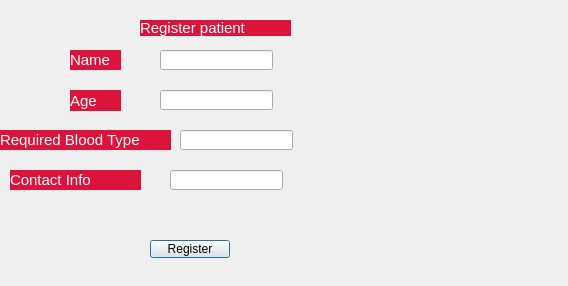
<?xml version="1.0" encoding="UTF-8"?>
<ui version="4.0">
 <class>RegisterPatientDialog</class>
 <widget class="QDialog" name="RegisterPatientDialog">
  <property name="geometry">
   <rect>
    <x>0</x>
    <y>0</y>
    <width>568</width>
    <height>286</height>
   </rect>
  </property>
  <property name="windowTitle">
   <string>Dialog</string>
  </property>
  <widget class="QPushButton" name="pushButton">
   <property name="geometry">
    <rect>
     <x>150</x>
     <y>240</y>
     <width>80</width>
     <height>18</height>
    </rect>
   </property>
   <property name="text">
    <string>Register</string>
   </property>
  </widget>
  <widget class="QLabel" name="label">
   <property name="geometry">
    <rect>
     <x>0</x>
     <y>130</y>
     <width>171</width>
     <height>20</height>
    </rect>
   </property>
   <property name="styleSheet">
    <string notr="true">QLabel{
font-size:15px;
background: crimson;
color:white;
}</string>
   </property>
   <property name="text">
    <string>Required Blood Type</string>
   </property>
  </widget>
  <widget class="QLabel" name="label_2">
   <property name="geometry">
    <rect>
     <x>10</x>
     <y>170</y>
     <width>131</width>
     <height>20</height>
    </rect>
   </property>
   <property name="styleSheet">
    <string notr="true">QLabel{
font-size:15px;
background: crimson;
color:white;
}</string>
   </property>
   <property name="text">
    <string>Contact Info</string>
   </property>
  </widget>
  <widget class="QLabel" name="label_3">
   <property name="geometry">
    <rect>
     <x>70</x>
     <y>90</y>
     <width>51</width>
     <height>21</height>
    </rect>
   </property>
   <property name="styleSheet">
    <string notr="true">QLabel{
font-size:15px;
background: crimson;
color:white;
}</string>
   </property>
   <property name="text">
    <string>Age</string>
   </property>
  </widget>
  <widget class="QLineEdit" name="lineEdit">
   <property name="geometry">
    <rect>
     <x>160</x>
     <y>50</y>
     <width>113</width>
     <height>20</height>
    </rect>
   </property>
  </widget>
  <widget class="QLineEdit" name="lineEdit_2">
   <property name="geometry">
    <rect>
     <x>160</x>
     <y>90</y>
     <width>113</width>
     <height>20</height>
    </rect>
   </property>
  </widget>
  <widget class="QLineEdit" name="lineEdit_3">
   <property name="geometry">
    <rect>
     <x>180</x>
     <y>130</y>
     <width>113</width>
     <height>20</height>
    </rect>
   </property>
  </widget>
  <widget class="QLineEdit" name="lineEdit_4">
   <property name="geometry">
    <rect>
     <x>170</x>
     <y>170</y>
     <width>113</width>
     <height>20</height>
    </rect>
   </property>
  </widget>
  <widget class="QLabel" name="label_4">
   <property name="geometry">
    <rect>
     <x>70</x>
     <y>50</y>
     <width>51</width>
     <height>20</height>
    </rect>
   </property>
   <property name="styleSheet">
    <string notr="true">QLabel{
font-size:15px;
background: crimson;
color:white;
}</string>
   </property>
   <property name="text">
    <string>Name</string>
   </property>
  </widget>
  <widget class="QLabel" name="label_5">
   <property name="geometry">
    <rect>
     <x>140</x>
     <y>20</y>
     <width>151</width>
     <height>16</height>
    </rect>
   </property>
   <property name="styleSheet">
    <string notr="true">QLabel{
font-size:15px;
background: crimson;
color:white;
}</string>
   </property>
   <property name="text">
    <string>Register patient </string>
   </property>
  </widget>
 </widget>
 <resources/>
 <connections/>
</ui>
